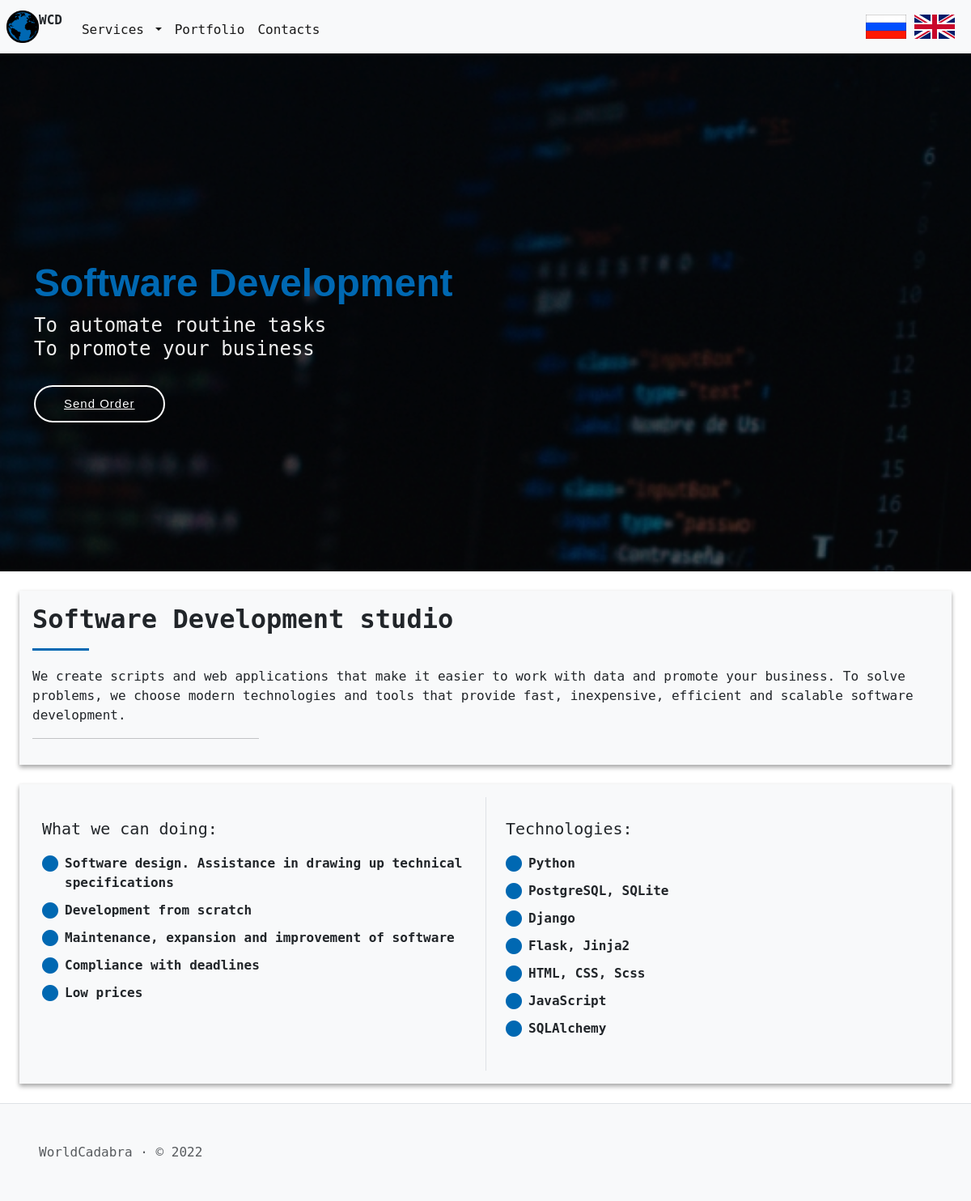
The app's page /en/, older data.
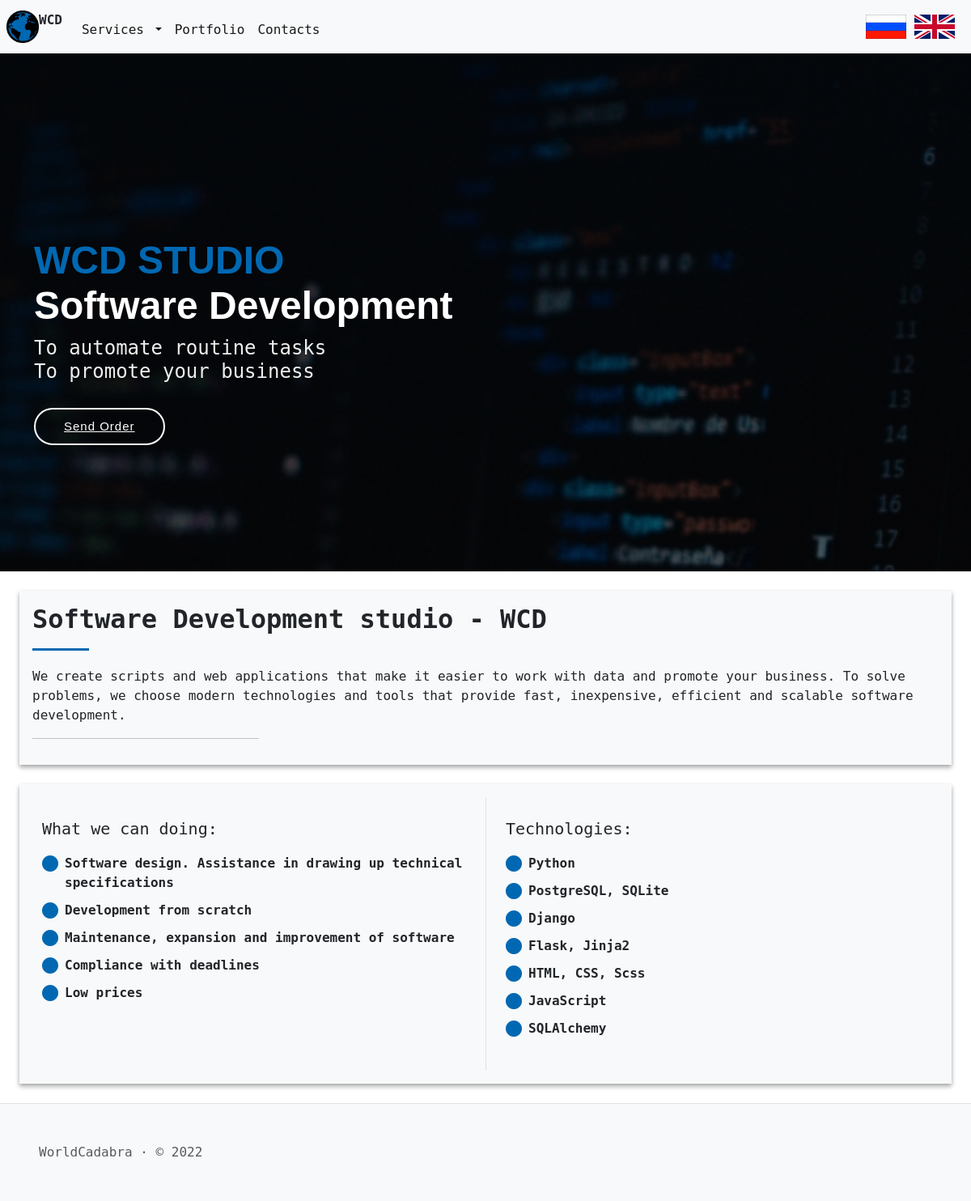
The same page, newer data.
### Class_SQLAlchemy.py (models this page shows, shortened)
class Menu(db.Model):
    id = db.Column(db.Integer, unique=True, primary_key=True)
    title = db.Column(db.String(100), nullable=False)
    url = db.Column(db.String(100), nullable=True)
    url_name = db.Column(db.String(100), nullable=True)
    visibility = db.Column(db.String(50), default='visible', nullable=False)
    button_type = db.Column(db.String(50), nullable=False)
    parent = db.Column(db.String(50))
    language = db.Column(db.String(20), nullable=False)
    priorities = db.Column(db.Integer)
    note = db.Column(db.String(200), nullable=True)

class Index(db.Model):
    id = db.Column(db.Integer, unique=True, primary_key=True)
    url = db.Column(db.String(100), nullable=True)
    url_name = db.Column(db.String(100), nullable=True)
    visibility = db.Column(db.String(50), default='visible', nullable=False)
    content = db.Column(db.String(50000), nullable=True)
    language = db.Column(db.String(20), nullable=False)
    note = db.Column(db.String(200), nullable=True)

### en/en.py (the view)
@en.route('/')
def index():
    content = Index.query.filter_by(visibility='visible', language='en').first()
    return render_template('index.html', general=get_general_content(''), content=content)

### en/en.py (called while the page is built)
def get_general_content(url_name):
    res = {}
    try:
        res['Menu'] = Menu.query.filter_by(visibility='visible', language='en').order_by(Menu.priorities).all()
        res['SEO'] = SEO.query.filter_by(language='en', url_name=url_name).first()
        return res
    except:
        abort(404)

### templates/index.html (shortened to what this page needs)
{% extends "layout.html" %}
{% block body %}
    {{ content.content|safe }}
{% endblock %}

### templates/layout.html (shortened to what this page needs)
<!DOCTYPE html>
<html lang="{{ general['SEO'].language }}">
<head>
    {% block head %}
    <link href="{{ url_for('static', filename='css/bootstrap.min.css') }}" rel="stylesheet"
>
    <link rel="stylesheet" href="https://cdn.jsdelivr.net/npm/bootstrap-icons@1.9.1/font/bootstrap-icons.css">
    <link href="{{ url_for('static', filename='css/styles.css') }}" rel="stylesheet">
    {% endblock %}
</head>
<body>
    <header>
        <nav class="navbar navbar-expand-md bg-light">
            <a class="navbar-brand ps-2 mx-0" href="{{ url_for('.index') }}">
                <img src="{{ url_for('static', filename='img/logo_full.png') }}" alt="Logo" style="max-height: 40px">
            </a>
            <p class="navbar-logo pe-3">WCD</p>
            <div class="collapse navbar-collapse pt-2" id="navbarSupportedContent">
                <ul class="navbar-nav me-auto mb-lg-0">
                    {% for menu in general['Menu'] %}
                        {% if menu.button_type == 'menu' and not menu.parent %}
                            <li class="nav-item">
                                <a class="nav-link active" aria-current="page" href="{{ menu.url }}">{{menu.title}}</a>
                            </li>
                        {% elif menu.button_type == 'dropmenu' and not menu.parent %}
                            <li class="nav-item dropdown">
                                <a class="nav-link dropdown-toggle active" href="{{ menu.url }}" id="navbarDropdown" role="button"
                                    data-bs-toggle="dropdown" aria-expanded="false">
                                    {{menu.title}}
                                </a>
                            </li>
                        {% endif %}
                    {% endfor %}
                </ul>
            </div>
            <ul class="navbar-nav ms-auto mx-3 d-md-flex d-none align-items-center">
              <li class="nav-item m-1">
                  <a href="/"><img src="{{ url_for('static', filename='img/rus.png') }}"
                          style="max-height: 30px" class="img-fluid"></a>
                  <a href="/en"><img src="{{ url_for('static', filename='img/eng.png') }}"
                          style="max-height: 30px" class="img-fluid"></a>
              </li>
            </ul>
        </nav>
    </header>
    <main class="content">
        {% block body %}{% endblock %}
    </main>
</body>
<footer class="text-muted border-top bg-light">
  <div class="d-flex ms-5 py-5">
      WorldCadabra · © 2022
  </div>
</footer>
</html>

### static/css/styles.css (style rules this page uses)
:root { --color1: #0068B2; }
* { font-family: "DejaVu Sans Mono", "Marker Felt", "Linux Biolinum G"; }
.navbar .navbar-logo { font-size:16px; font-weight: 900; }
.project-tasks ul, .service-tasks ul { list-style: none; padding: 0; }
.project-tasks ul li, .service-tasks ul li { padding-left: 28px; position: relative; }
.project-tasks ul li+li, .service-tasks ul li+li { margin-top: 10px; }
.project-tasks ul i, .service-tasks ul i { position: absolute; left: 0; top: 2px; font-size: 20px; color: var(--color1); line-height: 1; }
.container-flex { background-color: #f8f9fa; box-shadow: 0 2px 5px rgba(0,0,0,0.2), 0 4px 6px rgba(0,0,0,0.2); }
header { box-shadow: 0 2px 5px rgba(0,0,0,0.2), 0 4px 6px rgba(0,0,0,0.2); }
.container-flex h2 { margin-bottom: 20px; padding-bottom: 20px; position: relative; }
.container-flex h2:after { content: ""; position: absolute; display: block; width: 70px; height: 3px; background: var(--color1); left: 0; right: 0; bottom: 0; }
.project i, .service i { position: relative; top: 5px; font-size: 32px; }
.content { min-height: 100vh; }
#hero { width: 100%; height: 80vh; background: url("/static/img/index_prewiev.jpg") top center; background-size: cover; position: relative; }
#hero:before { content: ""; background: rgba(0, 0, 0, 0.4); position: absolute; bottom: 0; top: 0; left: 0; right: 0; }
#hero .container { padding-top: 72px; }
#hero h1 { margin: 0; font-size: 48px; font-weight: 700; line-height: 56px; font-family: "Poppins", sans-serif; }
#hero h1 { color: var(--color1); }
#hero h1+h1 { color: #fff; }
#hero h2 { color: #eee; margin: 10px 0 0 0; font-size: 24px; }
#hero .btn-get-started { font-family: "Raleway", sans-serif; font-weight: 500; font-size: 15px; letter-spacing: 1px; display: inline-block; padding: 10px 35px; border-radius: 50px; transition: 0.5s; margin-top: 30px; border: 2px solid #fff; color: #fff; }
@media (min-width: 1024px) { #hero { background-attachment: fixed; } }

Row changes from the older to the newer data that the page shows:
changed Index: content "Software Development To automate routine tasks To promote your business Send Order Software Development studio We create scripts and…" → "WCD STUDIO Software Development To automate routine tasks To promote your business Send Order Software Development studio - WCD We create scripts and…"
